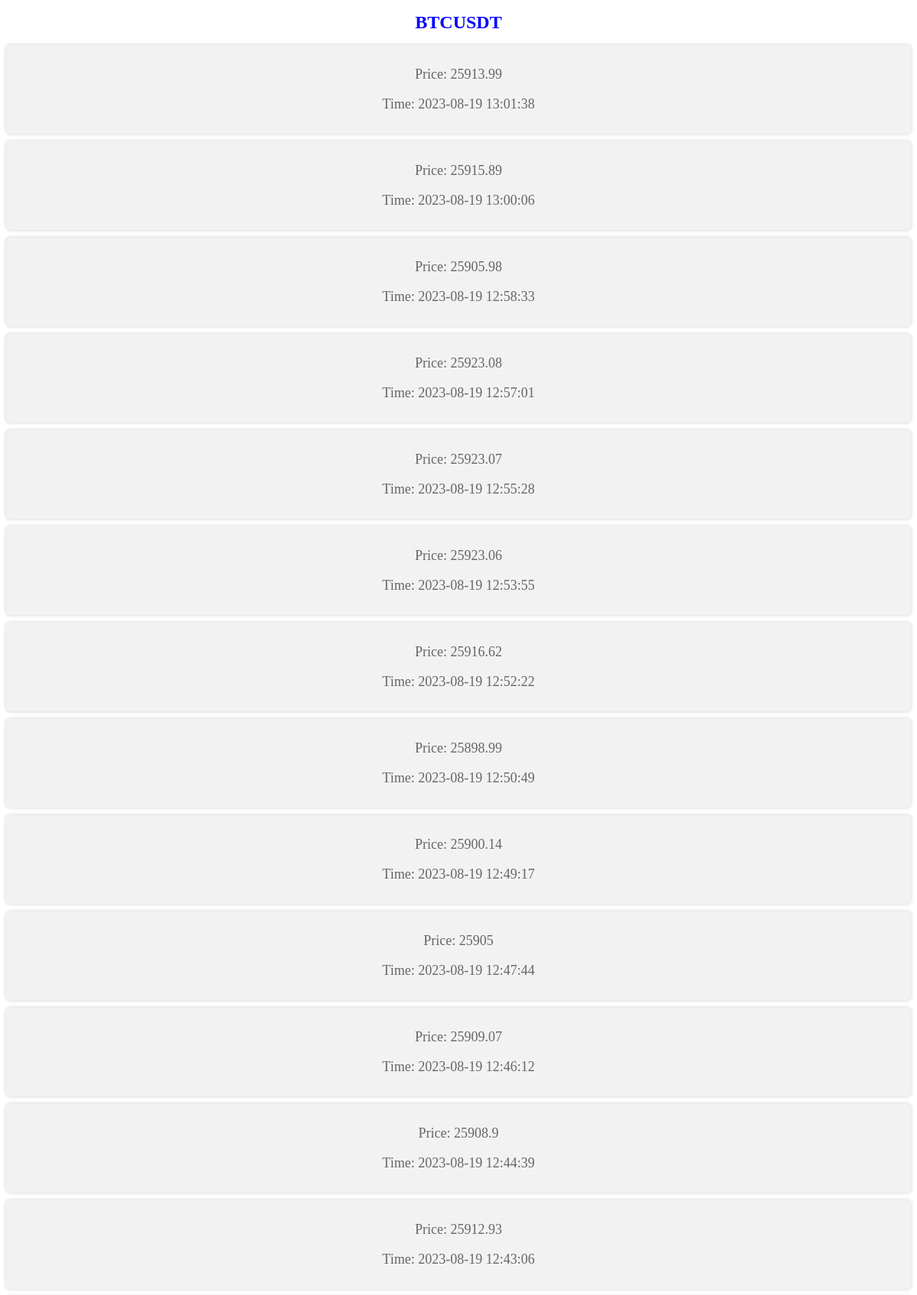
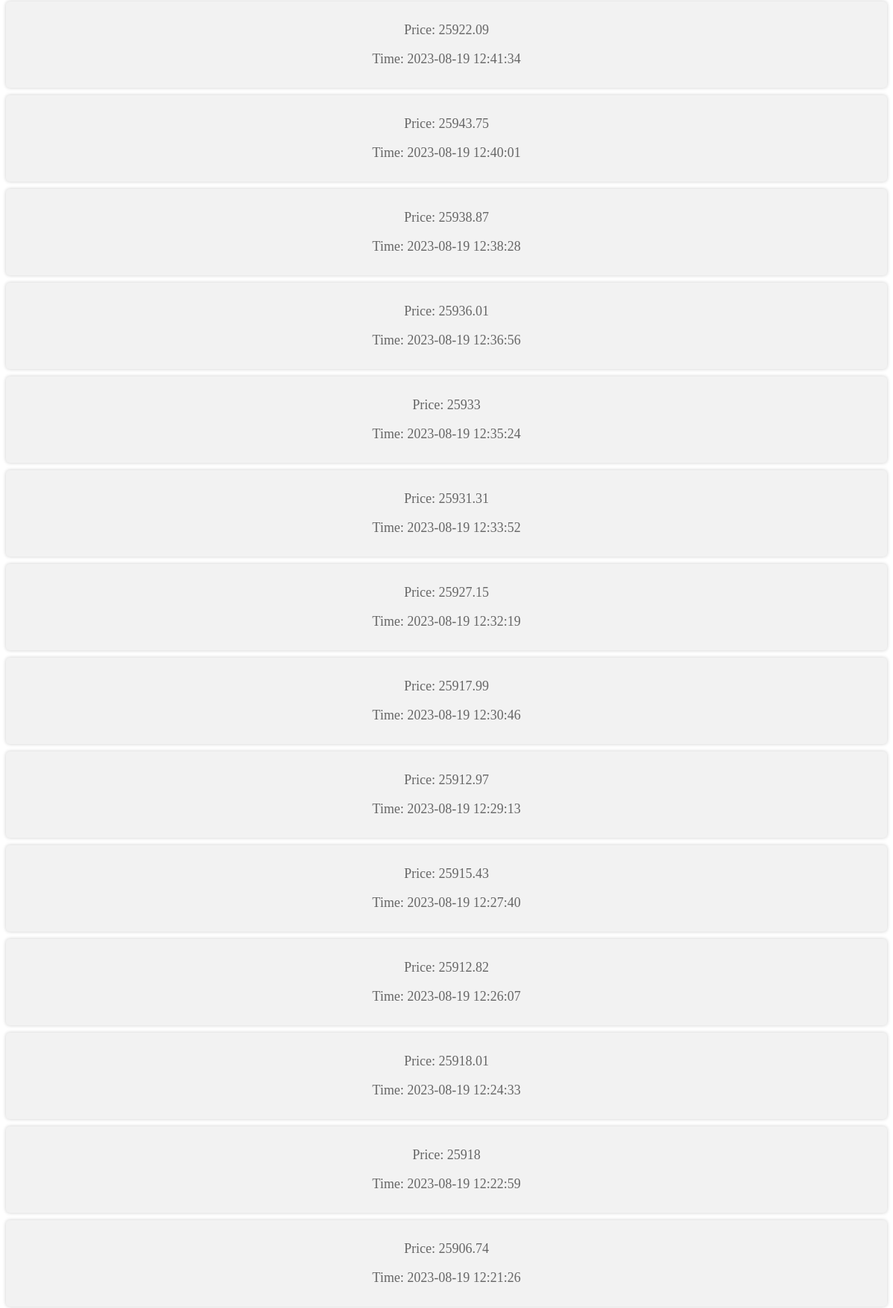
The app's page /BTCUSDT (upper part) with its own data (2 pictures, top to bottom).
### tables this page shows
CREATE TABLE "currency" (
	"id"	INTEGER NOT NULL,
	"symbol"	TEXT NOT NULL,
	"price"	NUMERIC NOT NULL,
	"time"	TEXT NOT NULL,
	PRIMARY KEY("id")
);

### main.py (the view)
@app.route("/<symbol>")
def get_info_about_currency(symbol):
    conn = sqlite3.connect("currency.db")
    cur = conn.cursor()
    currency_info = cur.execute(f"SELECT price,time FROM currency WHERE symbol = '{symbol}' ORDER BY time DESC;")
    return render_template("currency.html",title=symbol,currency_info=currency_info,symbol=symbol)

### templates/currency.html (shortened to what this page needs)
{% extends 'base.html' %}
{% block content %}
<h1 style="color: blue; font-size: 24px;">{{ symbol }}</h1>
{% for element in currency_info %}
    <div class="column">
        <p>Price: {{ element[0] }}</p>
        <p>Time: {{ element[1] }}</p>
    </div>
{% endfor %}
{% endblock%}

### templates/base.html (shortened to what this page needs)
<!DOCTYPE html>
<html lang="en">
<head>
    <link rel="stylesheet" href="{{ url_for('static',filename='css/style.css') }}">
</head>
<body>
{% block content %}
{% endblock %}
</body>
</html>

### static/css/style.css (style rules this page uses)
body { text-align: center; }
.column { display: block; background-color: #f2f2f2; padding: 10px; margin: 10px 0; border-radius: 5px; box-shadow: 0 0 5px rgba(0, 0, 0, 0.2); text-align: center; }
.column p { font-size: 18px; color: #666; }

### records on screen
currency: price "25913.99", time "2023-08-19 13:01:38"
currency: price "25915.89", time "2023-08-19 13:00:06"
currency: price "25905.98", time "2023-08-19 12:58:33"
currency: price "25923.08", time "2023-08-19 12:57:01"
currency: price "25923.07", time "2023-08-19 12:55:28"
currency: price "25923.06", time "2023-08-19 12:53:55"
currency: price "25916.62", time "2023-08-19 12:52:22"
currency: price "25898.99", time "2023-08-19 12:50:49"
currency: price "25900.14", time "2023-08-19 12:49:17"
currency: price "25905", time "2023-08-19 12:47:44"
currency: price "25909.07", time "2023-08-19 12:46:12"
currency: price "25908.9", time "2023-08-19 12:44:39"
currency: price "25912.93", time "2023-08-19 12:43:06"
currency: price "25922.09", time "2023-08-19 12:41:34"
currency: price "25943.75", time "2023-08-19 12:40:01"
currency: price "25938.87", time "2023-08-19 12:38:28"
currency: price "25936.01", time "2023-08-19 12:36:56"
currency: price "25933", time "2023-08-19 12:35:24"
currency: price "25931.31", time "2023-08-19 12:33:52"
currency: price "25927.15", time "2023-08-19 12:32:19"
currency: price "25917.99", time "2023-08-19 12:30:46"
currency: price "25912.97", time "2023-08-19 12:29:13"
currency: price "25915.43", time "2023-08-19 12:27:40"
currency: price "25912.82", time "2023-08-19 12:26:07"
currency: price "25918.01", time "2023-08-19 12:24:33"
currency: price "25918", time "2023-08-19 12:22:59"
currency: price "25906.74", time "2023-08-19 12:21:26"

### other values on screen
{{ symbol }} "BTCUSDT"
